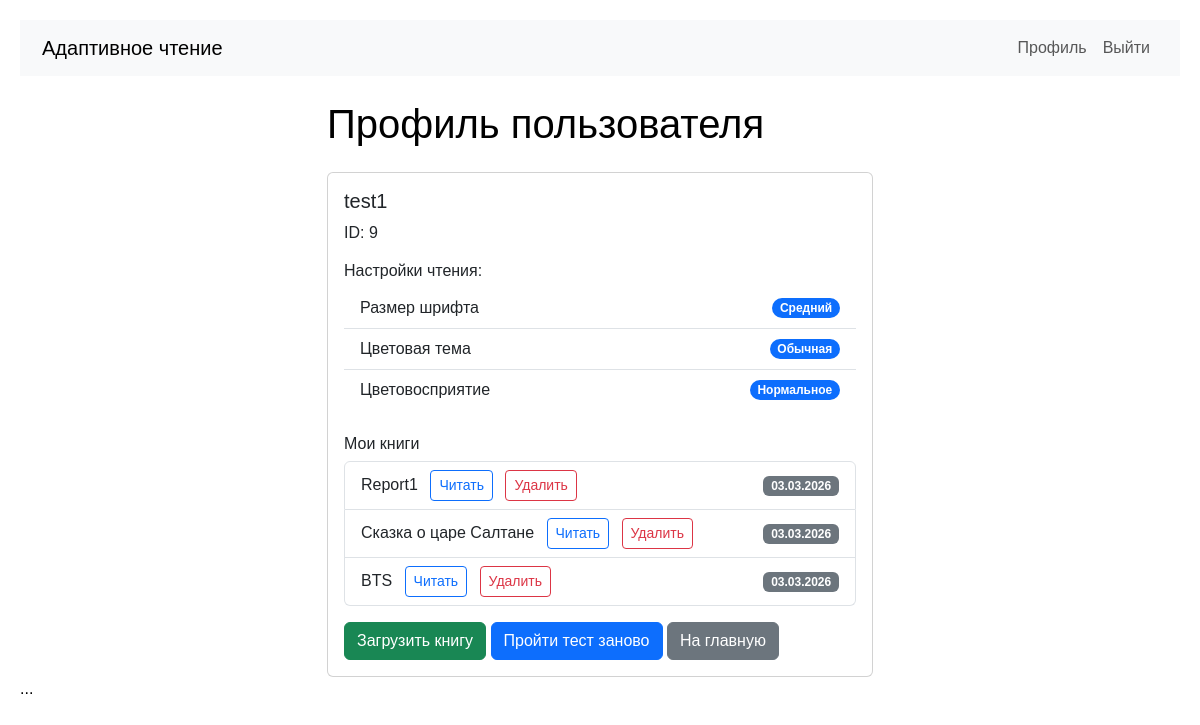
The page /profile/9 (signed in) on the database as committed earlier.
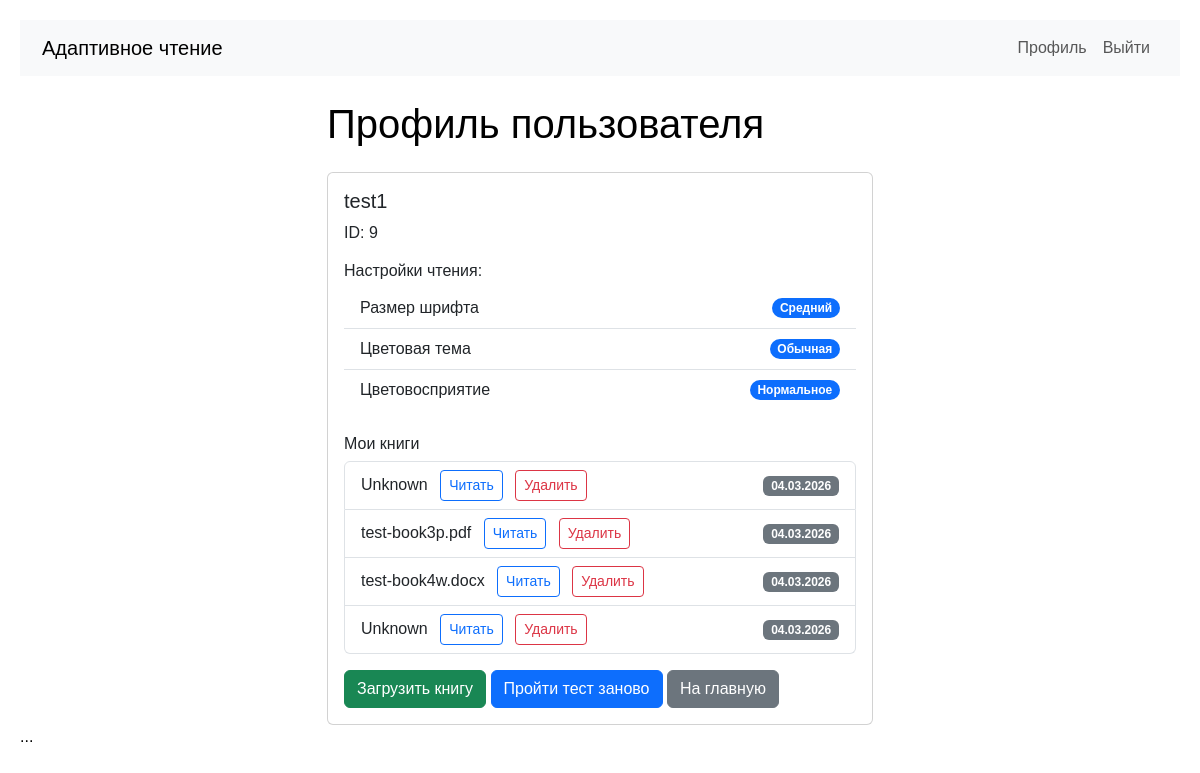
The same page on the database as committed later.
### app.py (models this page shows, shortened)
class User(db.Model):
    id = db.Column(db.Integer, primary_key=True)
    username = db.Column(db.String(80), unique=True, nullable=False, default='user1')
    password_hash = db.Column(db.String(200))
    contrast = db.Column(db.String(20))       # 'high', 'medium', 'low'
    color_vision = db.Column(db.String(20))   # 'normal', 'deutan', 'protan', 'tritan'
    font_pref = db.Column(db.String(20))      # 'small', 'medium', 'large'
    theme_pref = db.Column(db.String(20))     # 'light', 'dark', 'sepia', 'high_contrast'
    light_sensitive = db.Column(db.Boolean, default=False)        # чувствительность к свету (да/нет)
    font_family = db.Column(db.String(20), default='sans')        # 'sans' или 'serif'
    line_height = db.Column(db.String(20), default='normal')      # 'normal' или 'large'
    created_at = db.Column(db.DateTime, default=datetime.utcnow)

class Book(db.Model):
    id = db.Column(db.Integer, primary_key=True)
    user_id = db.Column(db.Integer, db.ForeignKey('user.id'), nullable=False)
    filename = db.Column(db.String(200), nullable=False)
    file_path = db.Column(db.String(300), nullable=False)
    extracted_html_path = db.Column(db.String(300))  # путь к сгенерированному HTML
    title = db.Column(db.String(200))  # будет извлечено из метаданных
    uploaded_at = db.Column(db.DateTime, default=datetime.utcnow)
    user = db.relationship('User', backref=db.backref('books', lazy=True))

### app.py (the view)
@app.route('/profile/<int:user_id>')
def profile(user_id):
    if 'user_id' not in session:
        return redirect(url_for('login'))
    if session['user_id'] != user_id:
        return "Доступ запрещён", 403
    user = User.query.get_or_404(user_id)
    return render_template('profile.html', user=user)

### app.py (called while the page is built)
@app.context_processor
def inject_user():
    return dict(session=session)

### templates/profile.html
{% extends "base.html" %}
{% block content %}
<div class="row">
    <div class="col-md-6 offset-md-3">
        <h1 class="mb-4">Профиль пользователя</h1>
        <div class="card">
            <div class="card-body">
                <h5 class="card-title">{{ user.username }}</h5>
                <p class="card-text">ID: {{ user.id }}</p>
                <h6 class="mt-3">Настройки чтения:</h6>
                <ul class="list-group list-group-flush">
                    <li class="list-group-item d-flex justify-content-between align-items-center">
                        Размер шрифта
                        <span class="badge bg-primary rounded-pill">
                            {% if user.font_pref == 'small' %}Мелкий
                            {% elif user.font_pref == 'medium' %}Средний
                            {% elif user.font_pref == 'large' %}Крупный
                            {% else %}Не указан{% endif %}
                        </span>
                    </li>
                    <li class="list-group-item d-flex justify-content-between align-items-center">
                        Цветовая тема
                        <span class="badge bg-primary rounded-pill">
                            {% if user.theme_pref == 'normal' %}Обычная
                            {% elif user.theme_pref == 'high' %}Высокий контраст
                            {% elif user.theme_pref == 'dark' %}Тёмная
                            {% elif user.theme_pref == 'sepia' %}Сепия
                            {% else %}Не указана{% endif %}
                        </span>
                    </li>
                    <li class="list-group-item d-flex justify-content-between align-items-center">
                        Цветовосприятие
                        <span class="badge bg-primary rounded-pill">
                            {% if user.color_vision == 'normal' %}Нормальное
                            {% elif user.color_vision == 'deutan' %}Дейтеранопия
                            {% elif user.color_vision == 'protan' %}Протанопия
                            {% elif user.color_vision == 'tritan' %}Тританопия
                            {% else %}Не указано{% endif %}
                        </span>
                    </li>
                </ul>
                <h6 class="mt-4">Мои книги</h6>
                {% if user.books %}
                <ul class="list-group">
                    {% for book in user.books %}
                    <li class="list-group-item d-flex justify-content-between align-items-center">
                        <div>
                            {{ book.title }}
                            {% if book.extracted_html_path %}
                                <a href="/read/{{ book.id }}" class="btn btn-sm btn-outline-primary ms-2">Читать</a>
                            {% else %}
                                <span class="badge bg-warning text-dark ms-2">HTML не готов</span>
                            {% endif %}
                            <form action="{{ url_for('delete_book', book_id=book.id) }}" method="POST" style="display: inline;" onsubmit="return confirm('Удалить книгу? Это действие нельзя отменить.');">
                                <button type="submit" class="btn btn-sm btn-outline-danger ms-2">Удалить</button>
                            </form>
                        </div>
                        <span class="badge bg-secondary">{{ book.uploaded_at.strftime('%d.%m.%Y') }}</span>
                    </li>
                    {% endfor %}
                </ul>
                {% else %}
                <p>У вас пока нет загруженных книг.</p>
                {% endif %}
                <div class="mt-3">
                    <a href="/upload/{{ user.id }}" class="btn btn-success">Загрузить книгу</a>
                    <a href="/test" class="btn btn-primary">Пройти тест заново</a>
                    <a href="/" class="btn btn-secondary">На главную</a>
                </div>
            </div>
        </div>
    </div>
</div>
{% endblock %}

### templates/base.html (shortened to what this page needs)
<!doctype html>
<html lang="ru">
<head>
    <link href="https://cdn.jsdelivr.net/npm/bootstrap@5.3.0/dist/css/bootstrap.min.css" rel="stylesheet">
    <link rel="stylesheet" href="{{ url_for('static', filename='css/reader.css') }}">
</head>
<body>
    <nav class="navbar navbar-expand-lg bg-light mb-4">
        <div class="container">
            <a class="navbar-brand" href="/">Адаптивное чтение</a>
            <div class="collapse navbar-collapse">
                <ul class="navbar-nav ms-auto">
                    {% if session.user_id %}
                        <li class="nav-item">
                            <a class="nav-link" href="/profile/{{ session.user_id }}">Профиль</a>
                        </li>
                        <li class="nav-item">
                            <a class="nav-link" href="/logout">Выйти</a>
                        </li>
                    {% endif %}
                </ul>
            </div>
        </div>
    </nav>
    <div class="container mt-4">
        {% block content %}{% endblock %}
    </div>
</body>
<body {% block body_attributes %}{% endblock %}>
    ...
</body>
</html>

### static/css/reader.css (style rules this page uses)
body { font-family: Arial, sans-serif; font-size: 16px; line-height: 1.5; color: #000; background-color: #fff; transition: all 0.2s ease; padding: 20px; }

Rows that differ between the two databases and show on the page:
added Book: title "Unknown", uploaded_at "04.03.2026"
changed Book: title "Report1" → "test-book3p.pdf"; uploaded_at "03.03.2026" → "04.03.2026"
changed Book: title "Сказка о царе Салтане" → "test-book4w.docx"; uploaded_at "03.03.2026" → "04.03.2026"
changed Book (number 4 of 4 on the later page): title "BTS" → "Unknown"; uploaded_at "03.03.2026" → "04.03.2026"
